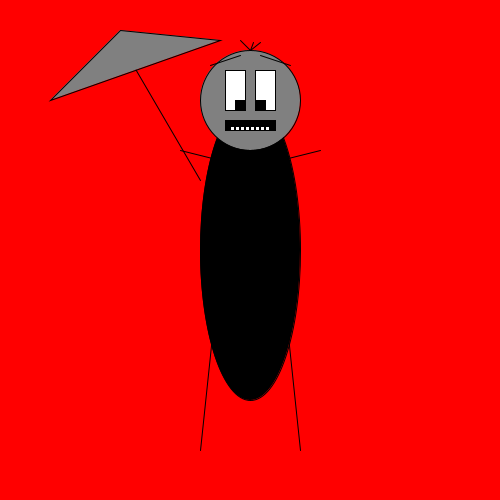
Frame 1 (no input)
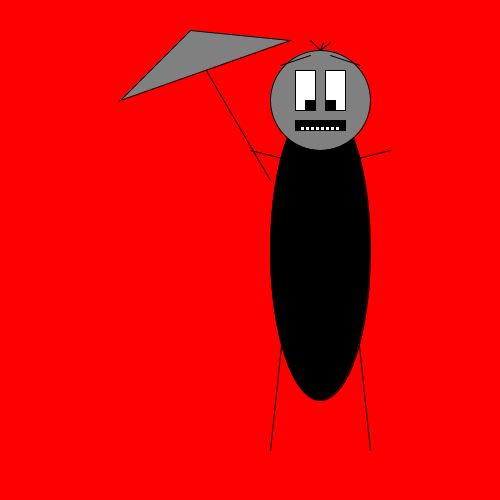
Frame 60 (the mouse pressed at the canvas centre just before this capture)
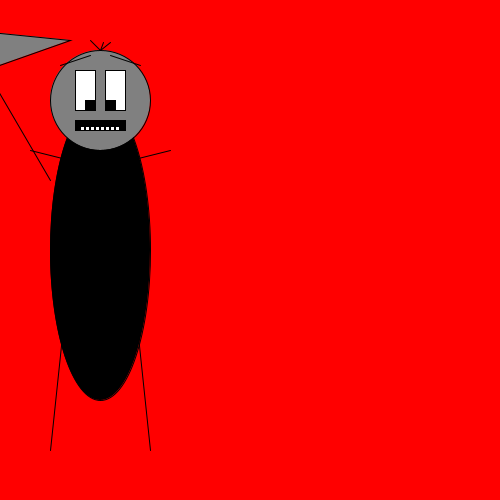
Frame 120 (the mouse held since frame 60 and released just before this capture)

The Processing sketch that drew these frames (run headless with seeded random() and noise(); from frame 60 on, the mouse is pressed at the canvas centre):

// Processing sketch: processing_132296
// ── processing_132296.pde

int monsterX;
int monsterY;
int richting;
int teller;
boolean test;

void setup() {
  size(500,500);
  monsterX = 250;
  monsterY = 250;
  richting = -10;
  teller = 0;
  test = true;
}

void draw() {
  background(255, 0 ,0);
  
  ellipseMode(CENTER);
  stroke(0);
  
  //buik
      if (test == true) {
  fill(0);
  }
  if (test == false) {
  fill(0,0,255);
  }
  ellipse(monsterX, monsterY,100,300);

  
  //hoofd
      if (test == true) {
  fill(128);
  }
  if (test == false) {
  fill(0,0,255);
  }
  ellipse(monsterX, monsterY -150,100,100);
   fill(255);
  rect(monsterX -25, monsterY -180,20,40);
  rect(monsterX +5, monsterY -180,20,40);
  fill(0);
  rect(monsterX -25, monsterY -130,50,10);
  stroke(0);
  line(monsterX -40, monsterY -185,monsterX -10, monsterY -195);
  line(monsterX +40, monsterY -185,monsterX +10, monsterY -195);
  fill(0);
  rect(monsterX -15, monsterY -150,10,10);
  rect(monsterX +5, monsterY -150,10,10);
  fill(255);
  rect(monsterX -20, monsterY -124,4,4);
  rect(monsterX -15, monsterY -124,4,4);
  rect(monsterX -10, monsterY -124,4,4);
  rect(monsterX -5, monsterY -124,4,4);
  rect(monsterX, monsterY -124,4,4);
  rect(monsterX +5, monsterY -124,4,4);
  rect(monsterX +10, monsterY -124,4,4);
  rect(monsterX +15, monsterY -124,4,4);
  stroke(0);
  line(monsterX -30,monsterY +10, monsterX -50, monsterY +200);
  line(monsterX +30, monsterY +10, monsterX +50, monsterY +200);
  line(monsterX -30, monsterY -90, monsterX -70, monsterY -100);
  line(monsterX +30, monsterY -90, monsterX +70, monsterY -100);
  line(monsterX, monsterY -200, monsterX -10, monsterY -210);
  line(monsterX, monsterY -200, monsterX +10, monsterY -208);
  line(monsterX, monsterY -200, monsterX +3, monsterY -208);
  line(monsterX -120, monsterY -190, monsterX -50, monsterY -70);
  //paraplu
        if (test == true) {
  fill(128);
  }
  if (test == false) {
  fill(0,0,255);
  }
  triangle (monsterX -200,monsterY -150,monsterX -30,monsterY -210,monsterX -130,monsterY -220);

  
  monsterX = monsterX +richting;
  
  if(monsterX >500 || monsterX <0) {
    richting = -richting;
    teller = teller +1;
  }
  
  if (teller == 10) {
    teller = 0;
    test = !test;
  }

println(teller);
}
